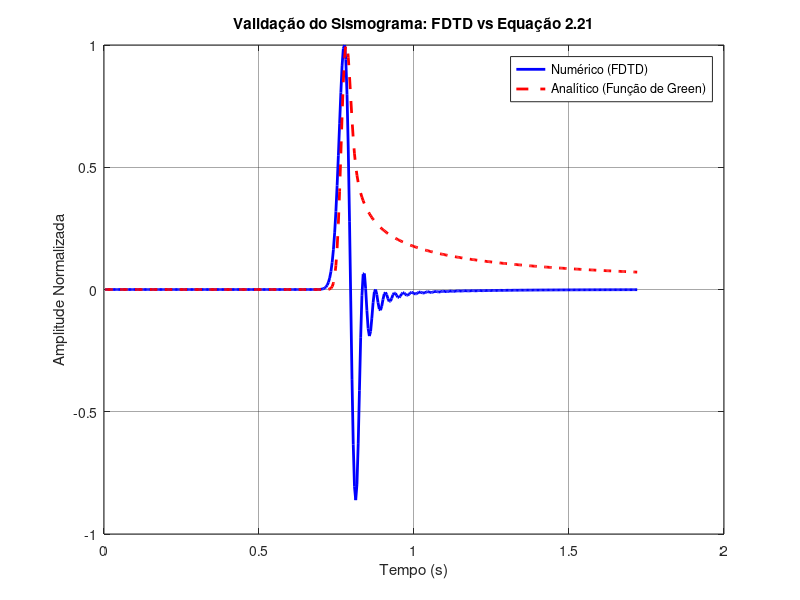

MATLAB code for this plot:
clear; clc; close all;

M = 4; % ordem de Higdon

Nx = 150; % dominio
Nz = 200;

h = 10.0;
c = 1500.0;
dt = 0.004;
S = c * dt / h;
tempo = 430;

m = max(1, M);
U = zeros(Nx, Nz, tempo + m);

% Parametros da fonte
t0 = 0.1;
s_gauss = 0.02; % Renomeado para s_gauss para não confundir com a função s(t)
x0 = round(Nx/2);
z0 = 2;

% =========================================================================
% NOVIDADE: SETUP DO RECEPTOR (GEOFONE) PARA COMPARAÇÃO
% =========================================================================
xr = 100; % Posição X do receptor na malha
zr = 100; % Posição Z do receptor na malha

% Distância física real (em metros) entre a fonte e o receptor
r = sqrt(((xr - x0) * h)^2 + ((zr - z0) * h)^2);

% Vetores para guardar o histórico da onda (Sismogramas)
traco_fdtd = zeros(1, tempo);
traco_ana  = zeros(1, tempo);

% Matriz de Higdon
c1 = (S - 1) / (S + 1);
c2 = [1, -c1; c1, -1];
c3 = 1;

if M > 0
    for i = 1:M
        c3 = conv2(c3, c2);
    end
end

figure('Position', [100, 100, 1000, 500]);

% =========================================================================
% LAÇO PRINCIPAL
% =========================================================================
for n = 1:tempo
    t = n * dt;
    p = n + m;

    % 1. INTERIOR DA MALHA FDTD
    U(2:Nx-1, 2:Nz-1, p+1) = 2*U(2:Nx-1, 2:Nz-1, p) - U(2:Nx-1, 2:Nz-1, p-1) + ...
        (S^2) * (U(3:Nx, 2:Nz-1, p) - 2*U(2:Nx-1, 2:Nz-1, p) + U(1:Nx-2, 2:Nz-1, p) + ...
                 U(2:Nx-1, 3:Nz, p) - 2*U(2:Nx-1, 2:Nz-1, p) + U(2:Nx-1, 1:Nz-2, p));

    % 2. INJEÇÃO DA FONTE FDTD
    f = exp(-((t - t0) / s_gauss)^2);
    U(x0, z0, p+1) = U(x0, z0, p+1) + f;

    % 3. CONDIÇÕES DE CONTORNO
    U(:, 1, p+1) = 0; % Superficie Rigida

    if M == 0
        U(1, :, p+1) = 0; U(Nx, :, p+1) = 0; U(:, Nz, p+1) = 0;
    else
        U(1, :, p+1) = 0; U(Nx, :, p+1) = 0; U(:, Nz, p+1) = 0;
        for i = 1:M+1
            for j = 1:M+1
                if i==1 && j==1; continue; end
                coef = c3(i,j);
                tn = p - i + 2;

                U(1, :, p+1)  = U(1, :, p+1)  - coef * U(j, :, tn);
                U(Nx, :, p+1) = U(Nx, :, p+1) - coef * U(Nx - j + 1, :, tn);
                U(:, Nz, p+1) = U(:, Nz, p+1) - coef * U(:, Nz - j + 1, tn);
            end
        end
    end

    % =========================================================================
    % 4. GRAVAÇÃO DOS TRAÇOS (O TESTE DE VALIDAÇÃO)
    % =========================================================================
    % Salva o valor que o FDTD calculou para o receptor neste instante
    traco_fdtd(n) = U(xr, zr, p+1);

    % Calcula a Solução Analítica (Integral de Convolução 2D)
    if t > r/c
        % Cria o vetor de tempo tau até um pentelhésimo antes do limite
        % para evitar a divisão por zero na singularidade da raiz
        tau = linspace(0, t - r/c - 1e-6, 400);

        % O sinal da fonte avaliado no passado (tau)
        s_tau = exp(-((tau - t0) / s_gauss).^2);

        % O integrando da Equação 2.21 do artigo
        integrando = s_tau ./ sqrt(c^2 * (t - tau).^2 - r^2);

        % Integração numérica via trapézios multiplicada pela constante
        traco_ana(n) = (1 / (2*pi*c)) * trapz(tau, integrando);
    else
        traco_ana(n) = 0; % A onda ainda não chegou
    end

    % =========================================================================
    % 5. ANIMAÇÃO DO CAMPO (Opcional, comentada para rodar mais rápido)
    % =========================================================================
    % Se quiser ver a onda andando, descomente as linhas abaixo.
    % if mod(n, 10) == 0
    %     subplot(1,2,1);
    %     imagesc(U(:,:,p)'); caxis([-0.02 0.05]); colormap(jet);
    %     title(sprintf('FDTD 2D - Tempo: %d', n)); drawnow;
    % end
end

% =========================================================================
% PLOTAGEM FINAL: FDTD vs ANALÍTICO
% =========================================================================
% Nota sobre Fator de Escala: A injeção direta 'U = U + f' no FDTD
% não gera a mesma amplitude absoluta de uma fonte contínua ideal (delta de Dirac).
% Para sobrepor perfeitamente e avaliar a *fase*, normalizamos os dois sinais.

traco_fdtd_norm = traco_fdtd / max(abs(traco_fdtd));
traco_ana_norm  = traco_ana / max(abs(traco_ana));

tempo_vetor = (1:tempo) * dt;

plot(tempo_vetor, traco_fdtd_norm, 'b-', 'LineWidth', 2);
hold on;
plot(tempo_vetor, traco_ana_norm, 'r--', 'LineWidth', 2);
grid on;
set(gca, 'GridAlpha', 0.4);
legend('Numérico (FDTD)', 'Analítico (Função de Green)', 'Location', 'Best');
title('Validação do Sismograma: FDTD vs Equação 2.21');
xlabel('Tempo (s)');
ylabel('Amplitude Normalizada');
